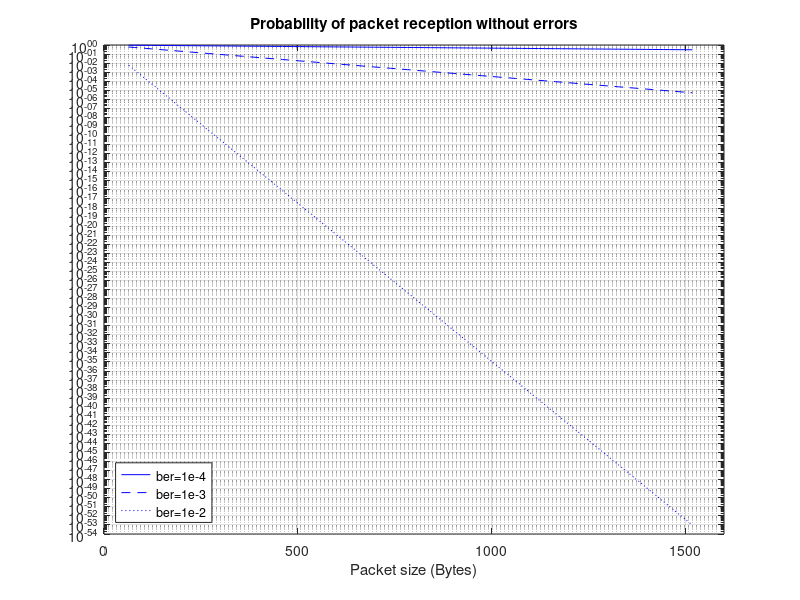

This figure's MATLAB source:
% Consider  a  wireless  link between  multiple  stations  for  data  communications with  a  bit  error
% rate(ber)  of𝑝.Assume  that errors  in  the  different  bits  of  a  data  packet  are  statistically
% independent(i.e., the number of errors of a data packet is a binomial random variable).

%% 2.a
% Determine  the  probability  of  a  data  packet  of  100  Bytes  to  be  received  without  errors
% when 𝑝=10^−2. Answer: 0.0322%

n = 100 * 8;
p = 10^-2;
i = 0;

% p_final = nchoosek(n, i) * p^i * (1-p)^(n-i)
p_2a_percentage = ((1-p)^(n-i)) * 100

%% 2.b
% Determine  the  probability  of a  data  packet  of  1000  Bytes  to  be  received  with  exactly
% one errorwhen 𝑝=10−3.Answer: 0.2676%

n = 1000 * 8;
p = 10^-3;
i = 1;

p_2b_percentage = (nchoosek(n, i) * p^i * (1-p)^(n-i)) * 100

%% 2.c
% Determine the probability of a data packet of 200 Bytes to be received with one or more
% errorswhen 𝑝=10−4. Answer: 14.7863%

n = 200 * 8;
p = 10^-4;
i = 0;

% p(>=1) == 1 - p(0)
p_2c_percentage = (1 - nchoosek(n, i) * p^i * (1-p)^(n-i)) * 100

%% 2.d

x = logspace(-8,-2);
f1 = nchoosek(100*8, 0) .* x.^0 .* (1-x).^(100*8-0);
f2 = nchoosek(200*8, 0) .* x.^0 .* (1-x).^(200*8-0);
f3 = nchoosek(1000*8, 0) .* x.^0 .* (1-x).^(1000*8-0);
semilogx(x,f1*100,'b-',x,f2*100,'b--',x,f3*100,'b:');
title('Probability of packet reception without errors (%)')
xlabel('Bit Error Rate')
legend('100 bytes','200 bytes','1000 bytes','location','SouthWest');
ylim([0 100])
grid on

%% 2.e
% Draw a plotwith the same look as the answer belowof the probability of a data packet
% being received without errors (for 𝑝=10−4, 10−3and 10−2)as a function of the packet
% size (from 64 Bytes up to 1518 Bytes).

x = linspace(64, 1518);
f1 = 1 * (10^-4).^0 * (1-10^-4).^(x*8-0);
f2 = 1 * (10^-3).^0 * (1-10^-3).^(x*8-0);
f3 = 1 * (10^-2).^0 * (1-10^-2).^(x*8-0);
semilogy(x,f1,'b-',x,f2,'b--',x,f3,'b:');
title('Probability of packet reception without errors')
xlabel('Packet size (Bytes)')
legend('ber=1e-4','ber=1e-3','ber=1e-2','location','SouthWest');
xlim([0 1600])
grid on